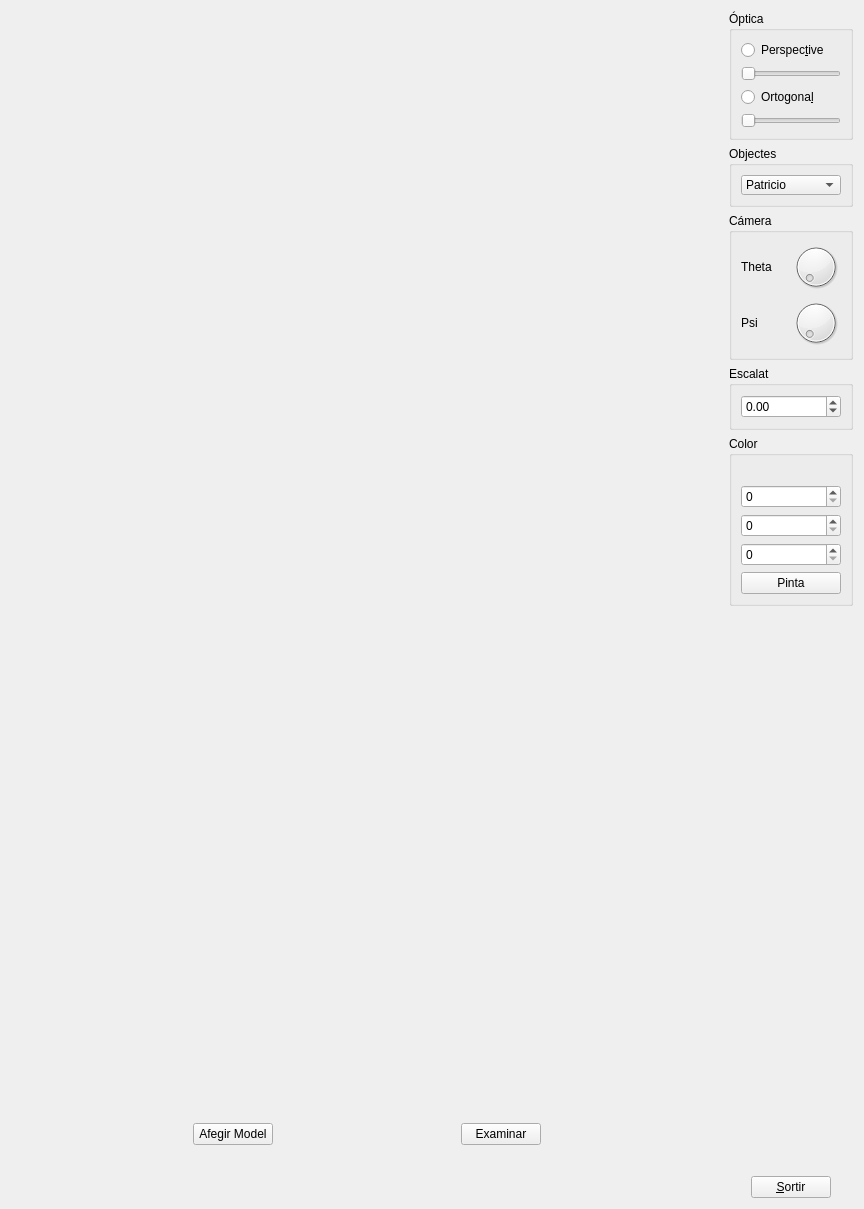
<?xml version="1.0" encoding="UTF-8"?>
<ui version="4.0">
 <class>MyForm</class>
 <widget class="QWidget" name="MyForm">
  <property name="geometry">
   <rect>
    <x>0</x>
    <y>0</y>
    <width>864</width>
    <height>1209</height>
   </rect>
  </property>
  <property name="sizePolicy">
   <sizepolicy hsizetype="Fixed" vsizetype="Fixed">
    <horstretch>0</horstretch>
    <verstretch>0</verstretch>
   </sizepolicy>
  </property>
  <property name="windowTitle">
   <string>Form</string>
  </property>
  <layout class="QHBoxLayout" name="horizontalLayout">
   <item>
    <layout class="QVBoxLayout" name="verticalLayout_9">
     <item>
      <widget class="MyGLWidget" name="widget" native="true">
       <property name="sizePolicy">
        <sizepolicy hsizetype="Expanding" vsizetype="Expanding">
         <horstretch>0</horstretch>
         <verstretch>0</verstretch>
        </sizepolicy>
       </property>
       <property name="maximumSize">
        <size>
         <width>1000</width>
         <height>1000</height>
        </size>
       </property>
      </widget>
     </item>
     <item>
      <layout class="QHBoxLayout" name="horizontalLayout_2">
       <item>
        <widget class="MyPushButton" name="pushButton_4">
         <property name="sizePolicy">
          <sizepolicy hsizetype="Fixed" vsizetype="Fixed">
           <horstretch>0</horstretch>
           <verstretch>0</verstretch>
          </sizepolicy>
         </property>
         <property name="text">
          <string>Afegir Model</string>
         </property>
        </widget>
       </item>
       <item>
        <widget class="MyPushButton" name="pushButton_3">
         <property name="sizePolicy">
          <sizepolicy hsizetype="Fixed" vsizetype="Fixed">
           <horstretch>0</horstretch>
           <verstretch>0</verstretch>
          </sizepolicy>
         </property>
         <property name="text">
          <string>Examinar</string>
         </property>
        </widget>
       </item>
      </layout>
     </item>
    </layout>
   </item>
   <item>
    <layout class="QVBoxLayout" name="verticalLayout">
     <item>
      <widget class="QGroupBox" name="groupBox">
       <property name="sizePolicy">
        <sizepolicy hsizetype="Minimum" vsizetype="Minimum">
         <horstretch>0</horstretch>
         <verstretch>0</verstretch>
        </sizepolicy>
       </property>
       <property name="title">
        <string>Óptica</string>
       </property>
       <property name="checkable">
        <bool>false</bool>
       </property>
       <layout class="QVBoxLayout" name="verticalLayout_2">
        <item>
         <widget class="QRadioButton" name="radioButton">
          <property name="text">
           <string>Perspec&amp;tive</string>
          </property>
          <property name="autoExclusive">
           <bool>true</bool>
          </property>
         </widget>
        </item>
        <item>
         <widget class="QSlider" name="horizontalSlider_2">
          <property name="sizePolicy">
           <sizepolicy hsizetype="Ignored" vsizetype="Fixed">
            <horstretch>0</horstretch>
            <verstretch>0</verstretch>
           </sizepolicy>
          </property>
          <property name="minimum">
           <number>0</number>
          </property>
          <property name="maximum">
           <number>85</number>
          </property>
          <property name="value">
           <number>0</number>
          </property>
          <property name="orientation">
           <enum>Qt::Horizontal</enum>
          </property>
         </widget>
        </item>
        <item>
         <widget class="QRadioButton" name="radioButton_2">
          <property name="text">
           <string>Ortogona&amp;l</string>
          </property>
          <property name="checked">
           <bool>false</bool>
          </property>
          <property name="autoExclusive">
           <bool>true</bool>
          </property>
         </widget>
        </item>
        <item>
         <widget class="QSlider" name="horizontalSlider">
          <property name="sizePolicy">
           <sizepolicy hsizetype="Ignored" vsizetype="Fixed">
            <horstretch>0</horstretch>
            <verstretch>0</verstretch>
           </sizepolicy>
          </property>
          <property name="maximum">
           <number>100</number>
          </property>
          <property name="orientation">
           <enum>Qt::Horizontal</enum>
          </property>
         </widget>
        </item>
       </layout>
      </widget>
     </item>
     <item>
      <widget class="QGroupBox" name="groupBox_2">
       <property name="enabled">
        <bool>true</bool>
       </property>
       <property name="sizePolicy">
        <sizepolicy hsizetype="Minimum" vsizetype="Minimum">
         <horstretch>0</horstretch>
         <verstretch>0</verstretch>
        </sizepolicy>
       </property>
       <property name="title">
        <string>Objectes</string>
       </property>
       <layout class="QVBoxLayout" name="verticalLayout_3">
        <item>
         <widget class="MyComboBox" name="comboBox">
          <property name="sizePolicy">
           <sizepolicy hsizetype="Fixed" vsizetype="Fixed">
            <horstretch>0</horstretch>
            <verstretch>0</verstretch>
           </sizepolicy>
          </property>
          <property name="maximumSize">
           <size>
            <width>100</width>
            <height>20</height>
           </size>
          </property>
          <item>
           <property name="text">
            <string>Patricio</string>
           </property>
          </item>
          <item>
           <property name="text">
            <string>Homer</string>
           </property>
          </item>
          <item>
           <property name="text">
            <string>Legoman</string>
           </property>
          </item>
          <item>
           <property name="text">
            <string>Legoman Assegut</string>
           </property>
          </item>
          <item>
           <property name="text">
            <string>Shaun Hastings</string>
           </property>
          </item>
          <item>
           <property name="text">
            <string>Vaca</string>
           </property>
          </item>
          <item>
           <property name="text">
            <string>Delfin</string>
           </property>
          </item>
          <item>
           <property name="text">
            <string>F16</string>
           </property>
          </item>
          <item>
           <property name="text">
            <string>Porsche</string>
           </property>
          </item>
         </widget>
        </item>
       </layout>
      </widget>
     </item>
     <item>
      <widget class="QGroupBox" name="groupBox_3">
       <property name="enabled">
        <bool>true</bool>
       </property>
       <property name="sizePolicy">
        <sizepolicy hsizetype="Minimum" vsizetype="Minimum">
         <horstretch>0</horstretch>
         <verstretch>0</verstretch>
        </sizepolicy>
       </property>
       <property name="title">
        <string>Cámera</string>
       </property>
       <layout class="QVBoxLayout" name="verticalLayout_5">
        <item>
         <layout class="QHBoxLayout" name="horizontalLayout_7">
          <item>
           <widget class="QLabel" name="label">
            <property name="sizePolicy">
             <sizepolicy hsizetype="Fixed" vsizetype="Fixed">
              <horstretch>0</horstretch>
              <verstretch>0</verstretch>
             </sizepolicy>
            </property>
            <property name="maximumSize">
             <size>
              <width>50</width>
              <height>50</height>
             </size>
            </property>
            <property name="text">
             <string>Theta</string>
            </property>
           </widget>
          </item>
          <item>
           <widget class="QDial" name="dial_5">
            <property name="sizePolicy">
             <sizepolicy hsizetype="Fixed" vsizetype="Fixed">
              <horstretch>0</horstretch>
              <verstretch>0</verstretch>
             </sizepolicy>
            </property>
            <property name="maximumSize">
             <size>
              <width>50</width>
              <height>50</height>
             </size>
            </property>
            <property name="maximum">
             <number>360</number>
            </property>
           </widget>
          </item>
         </layout>
        </item>
        <item>
         <layout class="QHBoxLayout" name="horizontalLayout_8">
          <item>
           <widget class="QLabel" name="label_2">
            <property name="sizePolicy">
             <sizepolicy hsizetype="Fixed" vsizetype="Fixed">
              <horstretch>0</horstretch>
              <verstretch>0</verstretch>
             </sizepolicy>
            </property>
            <property name="maximumSize">
             <size>
              <width>50</width>
              <height>50</height>
             </size>
            </property>
            <property name="text">
             <string>Psi</string>
            </property>
           </widget>
          </item>
          <item>
           <widget class="QDial" name="dial_2">
            <property name="sizePolicy">
             <sizepolicy hsizetype="Fixed" vsizetype="Fixed">
              <horstretch>0</horstretch>
              <verstretch>0</verstretch>
             </sizepolicy>
            </property>
            <property name="maximumSize">
             <size>
              <width>50</width>
              <height>50</height>
             </size>
            </property>
            <property name="maximum">
             <number>360</number>
            </property>
           </widget>
          </item>
         </layout>
        </item>
       </layout>
      </widget>
     </item>
     <item>
      <widget class="QGroupBox" name="groupBox_5">
       <property name="title">
        <string>Escalat</string>
       </property>
       <layout class="QVBoxLayout" name="verticalLayout_6">
        <item>
         <widget class="QDoubleSpinBox" name="doubleSpinBox">
          <property name="minimum">
           <double>-99.989999999999995</double>
          </property>
         </widget>
        </item>
       </layout>
      </widget>
     </item>
     <item>
      <widget class="QGroupBox" name="groupBox_6">
       <property name="title">
        <string>Color</string>
       </property>
       <layout class="QVBoxLayout" name="verticalLayout_7">
        <item>
         <widget class="MyLabel" name="label_5">
          <property name="text">
           <string/>
          </property>
         </widget>
        </item>
        <item>
         <widget class="QSpinBox" name="spinBox_5">
          <property name="maximum">
           <number>255</number>
          </property>
         </widget>
        </item>
        <item>
         <widget class="QSpinBox" name="spinBox_4">
          <property name="maximum">
           <number>255</number>
          </property>
         </widget>
        </item>
        <item>
         <widget class="QSpinBox" name="spinBox_3">
          <property name="maximum">
           <number>255</number>
          </property>
         </widget>
        </item>
        <item>
         <widget class="QPushButton" name="pushButton_2">
          <property name="text">
           <string>Pinta</string>
          </property>
         </widget>
        </item>
       </layout>
      </widget>
     </item>
     <item>
      <spacer name="verticalSpacer_2">
       <property name="orientation">
        <enum>Qt::Vertical</enum>
       </property>
       <property name="sizeHint" stdset="0">
        <size>
         <width>20</width>
         <height>40</height>
        </size>
       </property>
      </spacer>
     </item>
     <item alignment="Qt::AlignHCenter">
      <widget class="QPushButton" name="pushButton">
       <property name="sizePolicy">
        <sizepolicy hsizetype="Fixed" vsizetype="Fixed">
         <horstretch>0</horstretch>
         <verstretch>0</verstretch>
        </sizepolicy>
       </property>
       <property name="text">
        <string>&amp;Sortir</string>
       </property>
      </widget>
     </item>
    </layout>
   </item>
  </layout>
 </widget>
 <customwidgets>
  <customwidget>
   <class>MyGLWidget</class>
   <extends>QWidget</extends>
   <header>MyGLWidget.h</header>
   <container>1</container>
   <slots>
    <signal>updatepsi(int)</signal>
    <signal>updatetheta(int)</signal>
    <signal>setPressPrimera(bool)</signal>
    <signal>setPressTercera(bool)</signal>
    <signal>updatex(int)</signal>
    <signal>updatey(int)</signal>
    <signal>updateEscalat(double)</signal>
    <signal>updateslort(int)</signal>
    <signal>updateslfov(int)</signal>
    <signal>updatePers()</signal>
    <signal>updateOrt()</signal>
    <slot>ZoomPerspectiva(int)</slot>
    <slot>Perspective(bool)</slot>
    <slot>Ortogonal(bool)</slot>
    <slot>CarregaModel(QString)</slot>
    <slot>ZoomOrtogonal(int)</slot>
    <slot>updateTheta(int)</slot>
    <slot>updatePsi(int)</slot>
    <slot>updateX(int)</slot>
    <slot>updateY(int)</slot>
    <slot>Primera(bool)</slot>
    <slot>Tercera(bool)</slot>
    <slot>setEscalat(double)</slot>
    <slot>setRed(int)</slot>
    <slot>setGreen(int)</slot>
    <slot>setBlue(int)</slot>
    <slot>setSong(QString)</slot>
    <slot>updateHeight()</slot>
    <slot>updateWidth()</slot>
    <slot>setOBJ(QString)</slot>
    <slot>setIndex(int)</slot>
   </slots>
  </customwidget>
  <customwidget>
   <class>MyLabel</class>
   <extends>QLabel</extends>
   <header>MyLabel.h</header>
   <slots>
    <signal>setred(int)</signal>
    <signal>setgreen(int)</signal>
    <signal>setblue(int)</signal>
    <slot>updatered(int)</slot>
    <slot>updategreen(int)</slot>
    <slot>updateblue(int)</slot>
    <slot>send()</slot>
    <slot>setFile()</slot>
   </slots>
  </customwidget>
  <customwidget>
   <class>MyPushButton</class>
   <extends>QPushButton</extends>
   <header>MyPushButton.h</header>
   <slots>
    <signal>setFile(QString)</signal>
    <signal>setOBJ(QString)</signal>
    <signal>sendName(QString)</signal>
    <slot>myClicked()</slot>
    <slot>myClicked2()</slot>
   </slots>
  </customwidget>
  <customwidget>
   <class>MyComboBox</class>
   <extends>QComboBox</extends>
   <header>MyComboBox.h</header>
   <slots>
    <slot>setName(QString)</slot>
   </slots>
  </customwidget>
 </customwidgets>
 <resources/>
 <connections>
  <connection>
   <sender>pushButton</sender>
   <signal>clicked()</signal>
   <receiver>MyForm</receiver>
   <slot>close()</slot>
   <hints>
    <hint type="sourcelabel">
     <x>772</x>
     <y>1181</y>
    </hint>
    <hint type="destinationlabel">
     <x>693</x>
     <y>529</y>
    </hint>
   </hints>
  </connection>
  <connection>
   <sender>radioButton</sender>
   <signal>clicked(bool)</signal>
   <receiver>widget</receiver>
   <slot>Perspective(bool)</slot>
   <hints>
    <hint type="sourcelabel">
     <x>789</x>
     <y>56</y>
    </hint>
    <hint type="destinationlabel">
     <x>507</x>
     <y>89</y>
    </hint>
   </hints>
  </connection>
  <connection>
   <sender>radioButton_2</sender>
   <signal>clicked(bool)</signal>
   <receiver>widget</receiver>
   <slot>Ortogonal(bool)</slot>
   <hints>
    <hint type="sourcelabel">
     <x>789</x>
     <y>119</y>
    </hint>
    <hint type="destinationlabel">
     <x>507</x>
     <y>84</y>
    </hint>
   </hints>
  </connection>
  <connection>
   <sender>radioButton</sender>
   <signal>toggled(bool)</signal>
   <receiver>horizontalSlider_2</receiver>
   <slot>setVisible(bool)</slot>
   <hints>
    <hint type="sourcelabel">
     <x>789</x>
     <y>48</y>
    </hint>
    <hint type="destinationlabel">
     <x>789</x>
     <y>91</y>
    </hint>
   </hints>
  </connection>
  <connection>
   <sender>radioButton_2</sender>
   <signal>toggled(bool)</signal>
   <receiver>horizontalSlider</receiver>
   <slot>setVisible(bool)</slot>
   <hints>
    <hint type="sourcelabel">
     <x>789</x>
     <y>119</y>
    </hint>
    <hint type="destinationlabel">
     <x>789</x>
     <y>154</y>
    </hint>
   </hints>
  </connection>
  <connection>
   <sender>horizontalSlider</sender>
   <signal>sliderMoved(int)</signal>
   <receiver>widget</receiver>
   <slot>ZoomOrtogonal(int)</slot>
   <hints>
    <hint type="sourcelabel">
     <x>789</x>
     <y>154</y>
    </hint>
    <hint type="destinationlabel">
     <x>507</x>
     <y>208</y>
    </hint>
   </hints>
  </connection>
  <connection>
   <sender>horizontalSlider_2</sender>
   <signal>sliderMoved(int)</signal>
   <receiver>widget</receiver>
   <slot>ZoomPerspectiva(int)</slot>
   <hints>
    <hint type="sourcelabel">
     <x>789</x>
     <y>91</y>
    </hint>
    <hint type="destinationlabel">
     <x>507</x>
     <y>112</y>
    </hint>
   </hints>
  </connection>
  <connection>
   <sender>dial_2</sender>
   <signal>sliderMoved(int)</signal>
   <receiver>widget</receiver>
   <slot>updatePsi(int)</slot>
   <hints>
    <hint type="sourcelabel">
     <x>786</x>
     <y>367</y>
    </hint>
    <hint type="destinationlabel">
     <x>482</x>
     <y>396</y>
    </hint>
   </hints>
  </connection>
  <connection>
   <sender>widget</sender>
   <signal>updatepsi(int)</signal>
   <receiver>dial_2</receiver>
   <slot>setValue(int)</slot>
   <hints>
    <hint type="sourcelabel">
     <x>507</x>
     <y>396</y>
    </hint>
    <hint type="destinationlabel">
     <x>786</x>
     <y>367</y>
    </hint>
   </hints>
  </connection>
  <connection>
   <sender>doubleSpinBox</sender>
   <signal>valueChanged(double)</signal>
   <receiver>widget</receiver>
   <slot>setEscalat(double)</slot>
   <hints>
    <hint type="sourcelabel">
     <x>789</x>
     <y>437</y>
    </hint>
    <hint type="destinationlabel">
     <x>487</x>
     <y>396</y>
    </hint>
   </hints>
  </connection>
  <connection>
   <sender>widget</sender>
   <signal>updateEscalat(double)</signal>
   <receiver>doubleSpinBox</receiver>
   <slot>setValue(double)</slot>
   <hints>
    <hint type="sourcelabel">
     <x>507</x>
     <y>396</y>
    </hint>
    <hint type="destinationlabel">
     <x>789</x>
     <y>437</y>
    </hint>
   </hints>
  </connection>
  <connection>
   <sender>pushButton_2</sender>
   <signal>clicked()</signal>
   <receiver>label_5</receiver>
   <slot>send()</slot>
   <hints>
    <hint type="sourcelabel">
     <x>789</x>
     <y>628</y>
    </hint>
    <hint type="destinationlabel">
     <x>789</x>
     <y>496</y>
    </hint>
   </hints>
  </connection>
  <connection>
   <sender>label_5</sender>
   <signal>setred(int)</signal>
   <receiver>widget</receiver>
   <slot>setRed(int)</slot>
   <hints>
    <hint type="sourcelabel">
     <x>789</x>
     <y>496</y>
    </hint>
    <hint type="destinationlabel">
     <x>521</x>
     <y>396</y>
    </hint>
   </hints>
  </connection>
  <connection>
   <sender>label_5</sender>
   <signal>setgreen(int)</signal>
   <receiver>widget</receiver>
   <slot>setGreen(int)</slot>
   <hints>
    <hint type="sourcelabel">
     <x>789</x>
     <y>496</y>
    </hint>
    <hint type="destinationlabel">
     <x>530</x>
     <y>396</y>
    </hint>
   </hints>
  </connection>
  <connection>
   <sender>label_5</sender>
   <signal>setblue(int)</signal>
   <receiver>widget</receiver>
   <slot>setBlue(int)</slot>
   <hints>
    <hint type="sourcelabel">
     <x>789</x>
     <y>496</y>
    </hint>
    <hint type="destinationlabel">
     <x>527</x>
     <y>396</y>
    </hint>
   </hints>
  </connection>
  <connection>
   <sender>spinBox_3</sender>
   <signal>valueChanged(int)</signal>
   <receiver>label_5</receiver>
   <slot>updateblue(int)</slot>
   <hints>
    <hint type="sourcelabel">
     <x>789</x>
     <y>595</y>
    </hint>
    <hint type="destinationlabel">
     <x>789</x>
     <y>496</y>
    </hint>
   </hints>
  </connection>
  <connection>
   <sender>spinBox_4</sender>
   <signal>valueChanged(int)</signal>
   <receiver>label_5</receiver>
   <slot>updategreen(int)</slot>
   <hints>
    <hint type="sourcelabel">
     <x>789</x>
     <y>562</y>
    </hint>
    <hint type="destinationlabel">
     <x>789</x>
     <y>496</y>
    </hint>
   </hints>
  </connection>
  <connection>
   <sender>spinBox_5</sender>
   <signal>valueChanged(int)</signal>
   <receiver>label_5</receiver>
   <slot>updatered(int)</slot>
   <hints>
    <hint type="sourcelabel">
     <x>789</x>
     <y>529</y>
    </hint>
    <hint type="destinationlabel">
     <x>789</x>
     <y>496</y>
    </hint>
   </hints>
  </connection>
  <connection>
   <sender>pushButton_3</sender>
   <signal>clicked()</signal>
   <receiver>pushButton_3</receiver>
   <slot>myClicked()</slot>
   <hints>
    <hint type="sourcelabel">
     <x>503</x>
     <y>1109</y>
    </hint>
    <hint type="destinationlabel">
     <x>504</x>
     <y>1109</y>
    </hint>
   </hints>
  </connection>
  <connection>
   <sender>pushButton_3</sender>
   <signal>setFile(QString)</signal>
   <receiver>widget</receiver>
   <slot>setSong(QString)</slot>
   <hints>
    <hint type="sourcelabel">
     <x>504</x>
     <y>1109</y>
    </hint>
    <hint type="destinationlabel">
     <x>50</x>
     <y>396</y>
    </hint>
   </hints>
  </connection>
  <connection>
   <sender>widget</sender>
   <signal>updateslort(int)</signal>
   <receiver>horizontalSlider</receiver>
   <slot>setValue(int)</slot>
   <hints>
    <hint type="sourcelabel">
     <x>654</x>
     <y>173</y>
    </hint>
    <hint type="destinationlabel">
     <x>789</x>
     <y>133</y>
    </hint>
   </hints>
  </connection>
  <connection>
   <sender>widget</sender>
   <signal>updateslfov(int)</signal>
   <receiver>horizontalSlider_2</receiver>
   <slot>setValue(int)</slot>
   <hints>
    <hint type="sourcelabel">
     <x>654</x>
     <y>54</y>
    </hint>
    <hint type="destinationlabel">
     <x>789</x>
     <y>77</y>
    </hint>
   </hints>
  </connection>
  <connection>
   <sender>widget</sender>
   <signal>updateOrt()</signal>
   <receiver>radioButton_2</receiver>
   <slot>click()</slot>
   <hints>
    <hint type="sourcelabel">
     <x>654</x>
     <y>137</y>
    </hint>
    <hint type="destinationlabel">
     <x>789</x>
     <y>108</y>
    </hint>
   </hints>
  </connection>
  <connection>
   <sender>widget</sender>
   <signal>updatePers()</signal>
   <receiver>radioButton</receiver>
   <slot>click()</slot>
   <hints>
    <hint type="sourcelabel">
     <x>654</x>
     <y>22</y>
    </hint>
    <hint type="destinationlabel">
     <x>789</x>
     <y>48</y>
    </hint>
   </hints>
  </connection>
  <connection>
   <sender>dial_5</sender>
   <signal>sliderMoved(int)</signal>
   <receiver>widget</receiver>
   <slot>updateTheta(int)</slot>
   <hints>
    <hint type="sourcelabel">
     <x>786</x>
     <y>298</y>
    </hint>
    <hint type="destinationlabel">
     <x>654</x>
     <y>307</y>
    </hint>
   </hints>
  </connection>
  <connection>
   <sender>widget</sender>
   <signal>updatetheta(int)</signal>
   <receiver>dial_5</receiver>
   <slot>setValue(int)</slot>
   <hints>
    <hint type="sourcelabel">
     <x>654</x>
     <y>265</y>
    </hint>
    <hint type="destinationlabel">
     <x>786</x>
     <y>275</y>
    </hint>
   </hints>
  </connection>
  <connection>
   <sender>pushButton_4</sender>
   <signal>clicked()</signal>
   <receiver>pushButton_4</receiver>
   <slot>myClicked2()</slot>
   <hints>
    <hint type="sourcelabel">
     <x>237</x>
     <y>1109</y>
    </hint>
    <hint type="destinationlabel">
     <x>265</x>
     <y>1109</y>
    </hint>
   </hints>
  </connection>
  <connection>
   <sender>pushButton_4</sender>
   <signal>setOBJ(QString)</signal>
   <receiver>widget</receiver>
   <slot>setOBJ(QString)</slot>
   <hints>
    <hint type="sourcelabel">
     <x>218</x>
     <y>1109</y>
    </hint>
    <hint type="destinationlabel">
     <x>146</x>
     <y>1001</y>
    </hint>
   </hints>
  </connection>
  <connection>
   <sender>pushButton_4</sender>
   <signal>sendName(QString)</signal>
   <receiver>comboBox</receiver>
   <slot>setName(QString)</slot>
   <hints>
    <hint type="sourcelabel">
     <x>247</x>
     <y>1096</y>
    </hint>
    <hint type="destinationlabel">
     <x>692</x>
     <y>201</y>
    </hint>
   </hints>
  </connection>
  <connection>
   <sender>comboBox</sender>
   <signal>currentIndexChanged(int)</signal>
   <receiver>widget</receiver>
   <slot>setIndex(int)</slot>
   <hints>
    <hint type="sourcelabel">
     <x>702</x>
     <y>213</y>
    </hint>
    <hint type="destinationlabel">
     <x>625</x>
     <y>342</y>
    </hint>
   </hints>
  </connection>
 </connections>
</ui>
